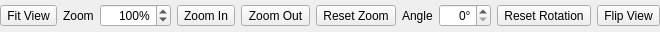
<?xml version="1.0" encoding="UTF-8"?>
<ui version="4.0">
 <class>glaxnimate::gui::ViewTransformWidget</class>
 <widget class="QWidget" name="ViewTransformWidget">
  <property name="geometry">
   <rect>
    <x>0</x>
    <y>0</y>
    <width>429</width>
    <height>32</height>
   </rect>
  </property>
  <layout class="QHBoxLayout" name="horizontalLayout">
   <property name="leftMargin">
    <number>0</number>
   </property>
   <property name="topMargin">
    <number>0</number>
   </property>
   <property name="rightMargin">
    <number>0</number>
   </property>
   <property name="bottomMargin">
    <number>0</number>
   </property>
   <item>
    <widget class="QToolButton" name="btn_view_fit">
     <property name="toolTip">
      <string>Fit View</string>
     </property>
     <property name="text">
      <string>Fit View</string>
     </property>
     <property name="icon">
      <iconset theme="zoom-fit-best">
       <normaloff>.</normaloff>.</iconset>
     </property>
    </widget>
   </item>
   <item>
    <widget class="QLabel" name="label">
     <property name="text">
      <string>Zoom</string>
     </property>
    </widget>
   </item>
   <item>
    <widget class="QDoubleSpinBox" name="spin_zoom">
     <property name="alignment">
      <set>Qt::AlignRight|Qt::AlignTrailing|Qt::AlignVCenter</set>
     </property>
     <property name="suffix">
      <string>%</string>
     </property>
     <property name="decimals">
      <number>0</number>
     </property>
     <property name="minimum">
      <double>1.000000000000000</double>
     </property>
     <property name="maximum">
      <double>10000.000000000000000</double>
     </property>
     <property name="value">
      <double>100.000000000000000</double>
     </property>
    </widget>
   </item>
   <item>
    <widget class="QToolButton" name="btn_zoom_in">
     <property name="toolTip">
      <string>Zoom In</string>
     </property>
     <property name="text">
      <string>Zoom In</string>
     </property>
     <property name="icon">
      <iconset theme="zoom-in">
       <normaloff>.</normaloff>.</iconset>
     </property>
    </widget>
   </item>
   <item>
    <widget class="QToolButton" name="btn_zoom_out">
     <property name="toolTip">
      <string>Zoom Out</string>
     </property>
     <property name="text">
      <string>Zoom Out</string>
     </property>
     <property name="icon">
      <iconset theme="zoom-out">
       <normaloff>.</normaloff>.</iconset>
     </property>
    </widget>
   </item>
   <item>
    <widget class="QToolButton" name="btn_zoom_reset">
     <property name="toolTip">
      <string>Reset Zoom</string>
     </property>
     <property name="text">
      <string>Reset Zoom</string>
     </property>
     <property name="icon">
      <iconset theme="zoom-original">
       <normaloff>.</normaloff>.</iconset>
     </property>
    </widget>
   </item>
   <item>
    <widget class="QLabel" name="label_2">
     <property name="text">
      <string>Angle</string>
     </property>
    </widget>
   </item>
   <item>
    <widget class="QDoubleSpinBox" name="spin_angle">
     <property name="alignment">
      <set>Qt::AlignRight|Qt::AlignTrailing|Qt::AlignVCenter</set>
     </property>
     <property name="suffix">
      <string>°</string>
     </property>
     <property name="decimals">
      <number>0</number>
     </property>
     <property name="minimum">
      <double>0.000000000000000</double>
     </property>
     <property name="maximum">
      <double>359.000000000000000</double>
     </property>
     <property name="value">
      <double>0.000000000000000</double>
     </property>
    </widget>
   </item>
   <item>
    <widget class="QToolButton" name="btn_angle_reset">
     <property name="toolTip">
      <string>Reset Rotation</string>
     </property>
     <property name="text">
      <string>Reset Rotation</string>
     </property>
     <property name="icon">
      <iconset theme="rotation-allowed">
       <normaloff>.</normaloff>.</iconset>
     </property>
    </widget>
   </item>
   <item>
    <widget class="QToolButton" name="btn_flip_view">
     <property name="toolTip">
      <string>Flip View</string>
     </property>
     <property name="text">
      <string>Flip View</string>
     </property>
     <property name="icon">
      <iconset theme="object-flip-horizontal"/>
     </property>
    </widget>
   </item>
  </layout>
 </widget>
 <resources/>
 <connections/>
</ui>
